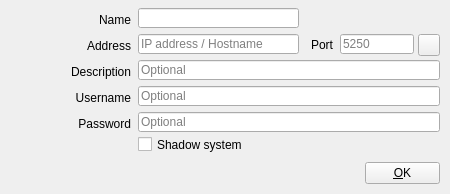
<?xml version="1.0" encoding="UTF-8"?>
<ui version="4.0">
 <class>DeviceDialog</class>
 <widget class="QDialog" name="DeviceDialog">
  <property name="geometry">
   <rect>
    <x>0</x>
    <y>0</y>
    <width>450</width>
    <height>194</height>
   </rect>
  </property>
  <property name="minimumSize">
   <size>
    <width>450</width>
    <height>194</height>
   </size>
  </property>
  <property name="maximumSize">
   <size>
    <width>450</width>
    <height>194</height>
   </size>
  </property>
  <property name="windowTitle">
   <string>New CasparCG Server</string>
  </property>
  <widget class="QLineEdit" name="lineEditUsername">
   <property name="geometry">
    <rect>
     <x>138</x>
     <y>86</y>
     <width>302</width>
     <height>20</height>
    </rect>
   </property>
   <property name="placeholderText">
    <string>Optional</string>
   </property>
  </widget>
  <widget class="QLabel" name="labelDescription">
   <property name="geometry">
    <rect>
     <x>60</x>
     <y>64</y>
     <width>71</width>
     <height>16</height>
    </rect>
   </property>
   <property name="text">
    <string>Description</string>
   </property>
   <property name="alignment">
    <set>Qt::AlignRight|Qt::AlignTrailing|Qt::AlignVCenter</set>
   </property>
  </widget>
  <widget class="QPushButton" name="pushButtonOK">
   <property name="geometry">
    <rect>
     <x>365</x>
     <y>162</y>
     <width>75</width>
     <height>22</height>
    </rect>
   </property>
   <property name="focusPolicy">
    <enum>Qt::NoFocus</enum>
   </property>
   <property name="text">
    <string>&amp;OK</string>
   </property>
   <property name="shortcut">
    <string>Alt+O</string>
   </property>
  </widget>
  <widget class="QLineEdit" name="lineEditAddress">
   <property name="geometry">
    <rect>
     <x>138</x>
     <y>34</y>
     <width>161</width>
     <height>20</height>
    </rect>
   </property>
   <property name="placeholderText">
    <string>IP address / Hostname</string>
   </property>
  </widget>
  <widget class="QLabel" name="labelAddress">
   <property name="geometry">
    <rect>
     <x>80</x>
     <y>38</y>
     <width>51</width>
     <height>16</height>
    </rect>
   </property>
   <property name="text">
    <string>Address</string>
   </property>
   <property name="alignment">
    <set>Qt::AlignRight|Qt::AlignTrailing|Qt::AlignVCenter</set>
   </property>
  </widget>
  <widget class="QLabel" name="labelPort">
   <property name="geometry">
    <rect>
     <x>302</x>
     <y>35</y>
     <width>31</width>
     <height>20</height>
    </rect>
   </property>
   <property name="text">
    <string>Port</string>
   </property>
   <property name="alignment">
    <set>Qt::AlignRight|Qt::AlignTrailing|Qt::AlignVCenter</set>
   </property>
  </widget>
  <widget class="QLabel" name="labelUsername">
   <property name="geometry">
    <rect>
     <x>60</x>
     <y>90</y>
     <width>71</width>
     <height>16</height>
    </rect>
   </property>
   <property name="text">
    <string>Username</string>
   </property>
   <property name="alignment">
    <set>Qt::AlignRight|Qt::AlignTrailing|Qt::AlignVCenter</set>
   </property>
  </widget>
  <widget class="QLineEdit" name="lineEditDescription">
   <property name="geometry">
    <rect>
     <x>138</x>
     <y>60</y>
     <width>302</width>
     <height>20</height>
    </rect>
   </property>
   <property name="placeholderText">
    <string>Optional</string>
   </property>
  </widget>
  <widget class="QLineEdit" name="lineEditPort">
   <property name="geometry">
    <rect>
     <x>340</x>
     <y>34</y>
     <width>74</width>
     <height>20</height>
    </rect>
   </property>
   <property name="focusPolicy">
    <enum>Qt::ClickFocus</enum>
   </property>
   <property name="placeholderText">
    <string>5250</string>
   </property>
  </widget>
  <widget class="QLabel" name="labelPassword">
   <property name="geometry">
    <rect>
     <x>60</x>
     <y>114</y>
     <width>71</width>
     <height>20</height>
    </rect>
   </property>
   <property name="text">
    <string>Password</string>
   </property>
   <property name="alignment">
    <set>Qt::AlignRight|Qt::AlignTrailing|Qt::AlignVCenter</set>
   </property>
  </widget>
  <widget class="QLineEdit" name="lineEditPassword">
   <property name="geometry">
    <rect>
     <x>138</x>
     <y>112</y>
     <width>302</width>
     <height>20</height>
    </rect>
   </property>
   <property name="echoMode">
    <enum>QLineEdit::Password</enum>
   </property>
   <property name="placeholderText">
    <string>Optional</string>
   </property>
  </widget>
  <widget class="QCheckBox" name="checkBoxShadow">
   <property name="geometry">
    <rect>
     <x>138</x>
     <y>136</y>
     <width>248</width>
     <height>17</height>
    </rect>
   </property>
   <property name="text">
    <string>Shadow system</string>
   </property>
  </widget>
  <widget class="QLineEdit" name="lineEditDeviceName">
   <property name="geometry">
    <rect>
     <x>138</x>
     <y>8</y>
     <width>161</width>
     <height>20</height>
    </rect>
   </property>
  </widget>
  <widget class="QLabel" name="labelDeviceName">
   <property name="geometry">
    <rect>
     <x>80</x>
     <y>12</y>
     <width>51</width>
     <height>16</height>
    </rect>
   </property>
   <property name="text">
    <string>Name</string>
   </property>
   <property name="alignment">
    <set>Qt::AlignRight|Qt::AlignTrailing|Qt::AlignVCenter</set>
   </property>
  </widget>
  <widget class="QLabel" name="labelDeviceIcon">
   <property name="geometry">
    <rect>
     <x>10</x>
     <y>10</y>
     <width>64</width>
     <height>64</height>
    </rect>
   </property>
   <property name="text">
    <string/>
   </property>
   <property name="pixmap">
    <pixmap resource="Widgets.qrc">:/Graphics/Images/ServerBig.png</pixmap>
   </property>
   <property name="alignment">
    <set>Qt::AlignCenter</set>
   </property>
  </widget>
  <widget class="QToolButton" name="toolButtonTestConnection">
   <property name="geometry">
    <rect>
     <x>418</x>
     <y>34</y>
     <width>22</width>
     <height>22</height>
    </rect>
   </property>
   <property name="focusPolicy">
    <enum>Qt::NoFocus</enum>
   </property>
   <property name="toolTip">
    <string>Test Connection</string>
   </property>
   <property name="shortcut">
    <string>Alt+O</string>
   </property>
  </widget>
 </widget>
 <tabstops>
  <tabstop>lineEditDeviceName</tabstop>
  <tabstop>lineEditAddress</tabstop>
  <tabstop>lineEditPort</tabstop>
  <tabstop>lineEditDescription</tabstop>
  <tabstop>lineEditUsername</tabstop>
  <tabstop>lineEditPassword</tabstop>
  <tabstop>checkBoxShadow</tabstop>
 </tabstops>
 <resources>
  <include location="Widgets.qrc"/>
 </resources>
 <connections>
  <connection>
   <sender>pushButtonOK</sender>
   <signal>clicked()</signal>
   <receiver>DeviceDialog</receiver>
   <slot>accept()</slot>
   <hints>
    <hint type="sourcelabel">
     <x>365</x>
     <y>174</y>
    </hint>
    <hint type="destinationlabel">
     <x>247</x>
     <y>152</y>
    </hint>
   </hints>
  </connection>
  <connection>
   <sender>lineEditAddress</sender>
   <signal>textChanged(QString)</signal>
   <receiver>DeviceDialog</receiver>
   <slot>addressChanged(QString)</slot>
   <hints>
    <hint type="sourcelabel">
     <x>282</x>
     <y>45</y>
    </hint>
    <hint type="destinationlabel">
     <x>378</x>
     <y>-3</y>
    </hint>
   </hints>
  </connection>
  <connection>
   <sender>lineEditDeviceName</sender>
   <signal>textChanged(QString)</signal>
   <receiver>DeviceDialog</receiver>
   <slot>nameChanged(QString)</slot>
   <hints>
    <hint type="sourcelabel">
     <x>222</x>
     <y>16</y>
    </hint>
    <hint type="destinationlabel">
     <x>342</x>
     <y>1</y>
    </hint>
   </hints>
  </connection>
  <connection>
   <sender>toolButtonTestConnection</sender>
   <signal>clicked()</signal>
   <receiver>DeviceDialog</receiver>
   <slot>testConnection()</slot>
   <hints>
    <hint type="sourcelabel">
     <x>425</x>
     <y>49</y>
    </hint>
    <hint type="destinationlabel">
     <x>452</x>
     <y>44</y>
    </hint>
   </hints>
  </connection>
 </connections>
 <slots>
  <slot>addressFinished()</slot>
  <slot>nameFinished()</slot>
  <slot>testConnection()</slot>
  <slot>okClicked()</slot>
  <slot>nameChanged(QString)</slot>
  <slot>addressChanged(QString)</slot>
 </slots>
</ui>
